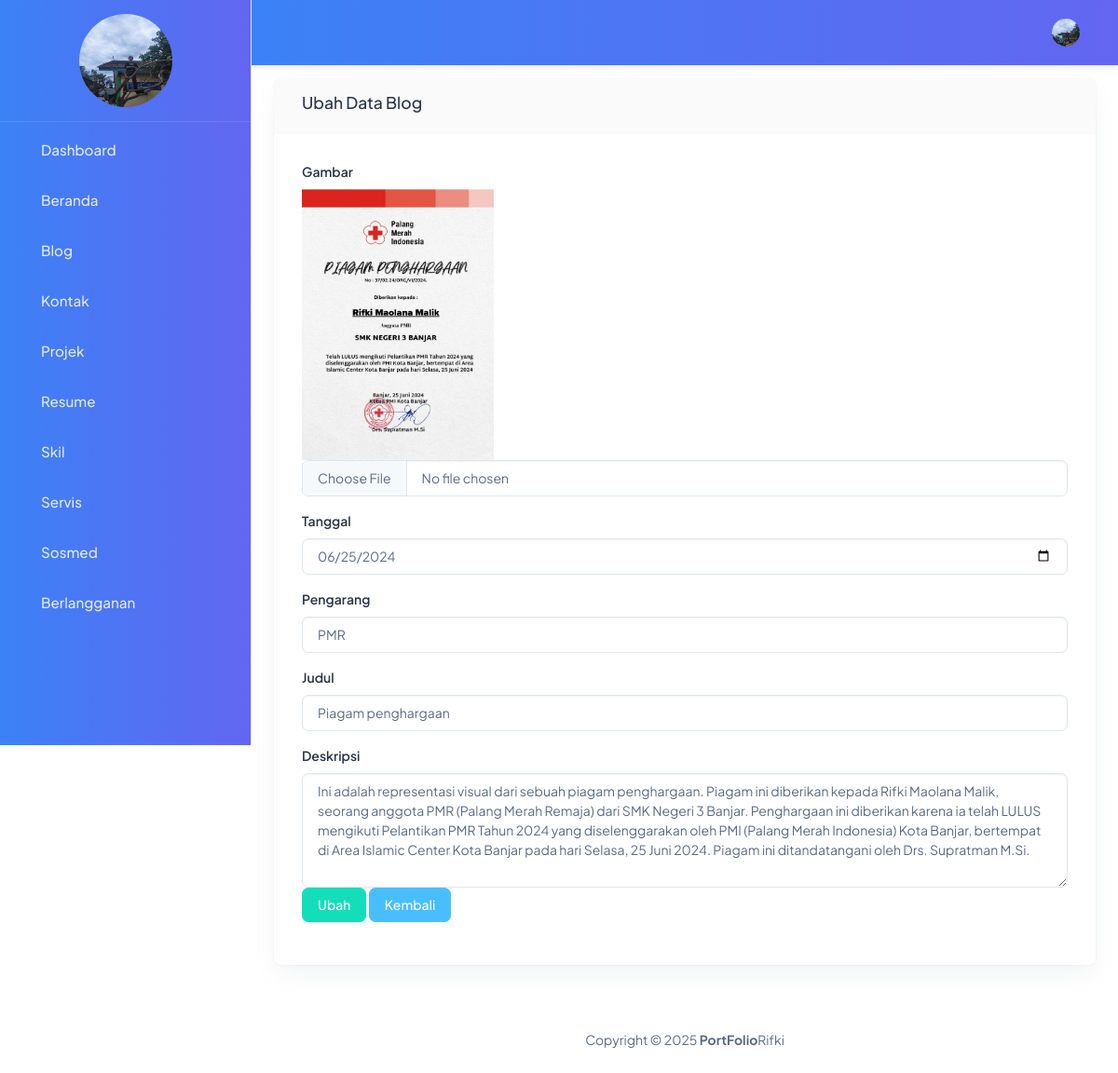
The app's page /backend/pages/blog/edit.php?id=2 with its own data.
### tables this page shows
CREATE TABLE `abouts` (
  `id` bigint NOT NULL,
  `name` varchar(250) NOT NULL,
  `image` varchar(250) NOT NULL,
  `born` date NOT NULL,
  `zip_code` int NOT NULL,
  `email` varchar(250) NOT NULL,
  `phone` varchar(250) NOT NULL,
  `total_project` int NOT NULL,
  `work` varchar(250) NOT NULL,
  `address` varchar(250) NOT NULL,
  `description` text NOT NULL
);

CREATE TABLE `blogs` (
  `id` bigint NOT NULL,
  `image` varchar(250) NOT NULL,
  `date` date NOT NULL,
  `author` varchar(250) NOT NULL,
  `tittle` varchar(250) NOT NULL,
  `description` text NOT NULL
);

### backend/actions/blog/show.php (called while the page is built, shortened)
<?php
    $id = $_GET['id'];
    $qSelect = "SELECT * FROM blogs WHERE id='$id'";
    $result = mysqli_query($connect, $qSelect) or die(mysqli_error($connect));
    $blog = $result->fetch_object();
    ?>

### backend/pages/blog/edit.php (the view, shortened to what this page needs)
<?php
include '../../partials/header.php';
include '../../partials/sidebar.php';
include '../../partials/navbar.php';
?>
<div class="row">
    <div class="col-12">
        <div class="card">
            <div class="card-header">
                <h5 class="text-capitalize">ubah data blog</h5>
            </div>
            <div class="card-body text-capitalize">
                <?php
                include '../../actions/blog/show.php';
                ?>
                <form action="../../actions/blog/update.php?id=<?= $blog->id ?>" method="POST" enctype="multipart/form-data">
                    <div class="mb-3">
                        <label for="imageInput" class="form-label d-block">Gambar</label>
                        <img class="w-25" src="../../../storages/blog/<?= $blog->image ?>">
                        <input type="file" name="image" class="form-control" id="imageInput">
                    </div>
                    <div class="mb-3">
                        <label for="date" class="form-label">Tanggal</label>
                        <input type="date" name="date" class="form-control" id="dateInput" required value="<?= $blog->date ?>">
                    </div>
                    <div class="mb-3">
                        <label for="authorInput" class="form-label">Pengarang</label>
                        <input type="text" name="author" class="form-control" id="authorInput" placeholder="pengarang" required value="<?= $blog->author ?>">
                    </div>
                    <div class="mb-3">
                        <label for="tittleInput" class="form-label">Judul</label>
                        <input type="text" name="tittle" class="form-control" id="tittleInput" placeholder="masukkan judul" required value="<?= $blog->tittle ?>">
                    </div>
                    <div class="mb-3">
                        <label for="descriptionInput" class="form-label">Deskripsi</label>
                        <textarea name="description" id="descriptionInput" class="form-control" placeholder="masukkan deskripsi" rows="5"><?= $blog->description ?></textarea>
                        <button type="submit" class="btn btn-success" name="tombol">Ubah</button>
                        <a href="./index.php" class="btn btn-secondary">Kembali</a>
                </form>
            </div>
        </div>
    </div>
</div>
<?php
include '../../partials/footer.php';
?>

### backend/partials/sidebar.php (shortened to what this page needs)
<?php
$abouts = "SELECT * FROM abouts LIMIT 1";
$result = mysqli_query($connect, $abouts) or die(mysqli_error($connect));
?>
<body>
  <div class="body-wrapper" id="main-wrapper" data-layout="vertical" data-navbarbg="skin6" data-sidebartype="full"
    data-sidebar-position="fixed" data-header-position="fixed">
    <aside class="left-sidebar">
      <div>
        <div class="brand-logo  align-items-center justify-content-between">
          <a href="./index.php" class="text-nowrap logo-img">
            <?php
            while ($item = $result->fetch_object()):
            ?>
              <tr>
                <td>
                  <img src="../../../storages/about/<?= $item->image ?>" alt="Gambar" width="100" height="100" class="d-block mx-auto rounded-circle">
                </td>
              </tr>
            <?php
            endwhile;
            ?>
          </a>
        </div>
        <nav class="sidebar-nav scroll-sidebar text-capitalize" data-simplebar="">
          <ul id="sidebarnav">
            <li class="sidebar-item">
              <a class="sidebar-link" href="../dashboard/index.php" aria-expanded="false">
                <span class="hide-menu">Dashboard</span>
              </a>
            </li>
            <li class="sidebar-item">
              <a class="sidebar-link" href="../about/index.php" aria-expanded="false">
                <span class="hide-menu">Beranda</span>
              </a>
            </li>
            <li class="sidebar-item">
              <a class="sidebar-link" href="../Blog/index.php" aria-expanded="false">
                <span class="hide-menu">Blog</span>
              </a>
            </li>
            <li class="sidebar-item">
              <a class="sidebar-link" href="../contact/index.php" aria-expanded="false">
                <span class="hide-menu">Kontak</span>
              </a>
            </li>
            <li class="sidebar-item">
              <a class="sidebar-link" href="../project/index.php" aria-expanded="false">
                <span class="hide-menu">Projek</span>
              </a>
            </li>
            <li class="sidebar-item">
              <a class="sidebar-link" href="../resume/index.php" aria-expanded="false">
                <span class="hide-menu">Resume</span>
              </a>
            </li>
            <li class="sidebar-item">
              <a class="sidebar-link" href="../skill/index.php" aria-expanded="false">
                <span class="hide-menu">Skil</span>
              </a>
            </li>
            <li class="sidebar-item">
              <a class="sidebar-link" href="../service/index.php" aria-expanded="false">
                <span class="hide-menu">Servis</span>
              </a>
            </li>
            <li class="sidebar-item">
              <a class="sidebar-link" href="../socmed/index.php" aria-expanded="false">
                <span class="hide-menu">Sosmed</span>
              </a>
            </li>
            <li class="sidebar-item">
              <a class="sidebar-link" href="../buletin/index.php" aria-expanded="false">
                <span class="hide-menu">Berlangganan</span>
              </a>
            </li>
          </ul>
        </nav>
      </div>
    </aside>

### backend/partials/navbar.php (shortened to what this page needs)
<?php
    $abouts = "SELECT * FROM abouts LIMIT 1";
    $result = mysqli_query($connect, $abouts) or die(mysqli_error($connect));
?>
<div class="body-wrapper">
    <header class="app-header" style="background: linear-gradient(to right, #3b82f6, #6366f1); box-shadow: 0 2px 6px rgba(0, 0, 0, 0.1);">
        <nav class="navbar navbar-expand-lg">
            <div class="navbar-collapse justify-content-end px-0" id="navbarNav">
                <ul class="navbar-nav flex-row ms-auto align-items-center justify-content-end">
                    <li class="nav-item dropdown">
                        <a class="nav-link nav-icon-hover" href="javascript:void(0)" id="drop2"
                            data-bs-toggle="dropdown" aria-expanded="false">
                            <?php
                            while($item =$result->fetch_object()):
                                ?>
                                <tr>
                                    <td>
                                        <img src="../../../storages/about/<?= $item->image?>" alt="Gambar" width="30" height="30" class="rounded-circle">
                                    </td>
                                </tr>
                                <?php
                                endwhile;
                                ?>
                        </a>
                    </li>
                </ul>
            </div>
        </nav>
    </header>
    <div class="container-fluid">

### backend/partials/sidebar.php (style rules this page uses)
.left-sidebar { background: linear-gradient(to right, #3b82f6, #6366f1) !important; box-shadow: 0 0 15px rgba(0, 0, 0, 0); transition: all 0.3s ease; height: 100vh; overflow-y: auto; }
.brand-logo { padding: 15px 20px; border-bottom: 1px solid rgba(255, 255, 255, 0.1); }
.logo-img img { transition: transform 0.3s; }
.sidebar-nav { padding: 10px 0; }
.sidebar-item { margin: 5px 0; }
.sidebar-link { color: #e2e8f0 !important; padding: 12px 20px !important; border-radius: 8px !important; transition: all 0.3s ease; display: flex; align-items: center; }
.hide-menu { font-size: 0.95rem; font-weight: 500; }
.scroll-sidebar { scrollbar-width: thin; scrollbar-color: #3b82f6 transparent; }

### records on screen
abouts: image (picture)
blogs: image (picture), date "06/25/2024", author "PMR", tittle "Piagam penghargaan", description "Ini adalah representasi visual dari sebuah piagam penghargaan. Piagam ini diberikan kepada Rifki Maolana Malik, seorang anggota PMR (Palang Merah Remaja) dari SMK Negeri 3 Banjar. Penghargaan ini diberikan karena ia telah LULUS mengikuti Pelantikan PMR Tahun 2024 yang diselenggarakan oleh PMI (Palang Merah Indonesia) Kota Banjar, bertempat di Area Islamic Center Kota Banjar pada hari Selasa, 25 Juni 2024. Piagam ini ditandatangani oleh Drs. Supratman M.Si."
